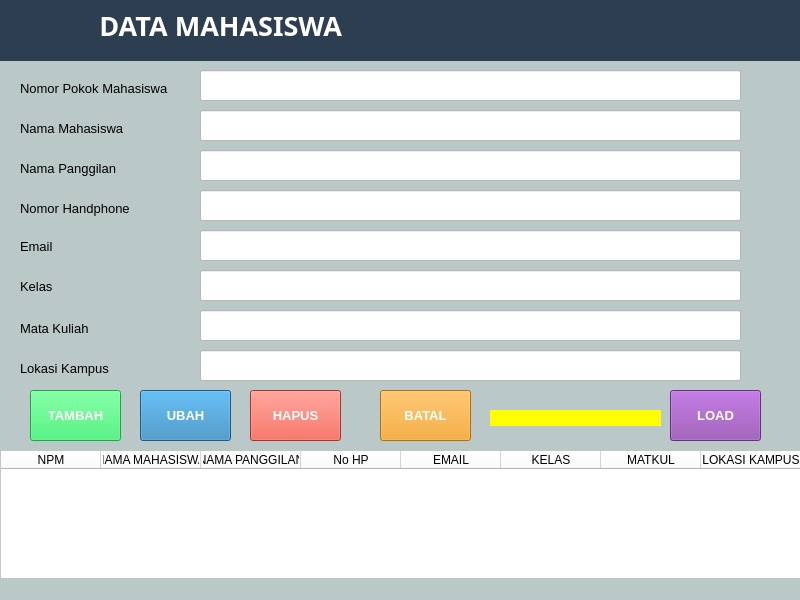
<?xml version="1.0" encoding="UTF-8"?>
<ui version="4.0">
 <class>MainWindow</class>
 <widget class="QMainWindow" name="MainWindow">
  <property name="geometry">
   <rect>
    <x>0</x>
    <y>0</y>
    <width>800</width>
    <height>600</height>
   </rect>
  </property>
  <property name="windowTitle">
   <string>MainWindow</string>
  </property>
  <property name="styleSheet">
   <string notr="true">background-color: rgb(0, 255, 255);
background-color: rgb(240, 244, 248);
background-color: rgb(187, 200, 200);</string>
  </property>
  <property name="toolButtonStyle">
   <enum>Qt::ToolButtonFollowStyle</enum>
  </property>
  <widget class="QWidget" name="centralwidget">
   <widget class="QPushButton" name="pushButton_2">
    <property name="geometry">
     <rect>
      <x>140</x>
      <y>390</y>
      <width>91</width>
      <height>51</height>
     </rect>
    </property>
    <property name="font">
     <font>
      <pointsize>10</pointsize>
      <weight>75</weight>
      <bold>true</bold>
     </font>
    </property>
    <property name="styleSheet">
     <string notr="true">background-color: rgb(255, 170, 127);
background-color: rgb(41, 128, 185);
color: rgb(255, 255, 255);</string>
    </property>
    <property name="text">
     <string>UBAH</string>
    </property>
    <property name="icon">
     <iconset>
      <normaloff>../../../Downloads/1486505375-edit-pen-change-option-pencil-write_81422.png</normaloff>../../../Downloads/1486505375-edit-pen-change-option-pencil-write_81422.png</iconset>
    </property>
   </widget>
   <widget class="QLineEdit" name="lineEdit_7">
    <property name="geometry">
     <rect>
      <x>200</x>
      <y>310</y>
      <width>541</width>
      <height>31</height>
     </rect>
    </property>
    <property name="styleSheet">
     <string notr="true">background-color: rgb(255, 255, 255);</string>
    </property>
   </widget>
   <widget class="QLabel" name="label_4">
    <property name="geometry">
     <rect>
      <x>20</x>
      <y>200</y>
      <width>121</width>
      <height>16</height>
     </rect>
    </property>
    <property name="font">
     <font>
      <family>MS Shell Dlg 2</family>
      <pointsize>10</pointsize>
     </font>
    </property>
    <property name="text">
     <string>Nomor Handphone</string>
    </property>
   </widget>
   <widget class="QLabel" name="label_6">
    <property name="geometry">
     <rect>
      <x>20</x>
      <y>280</y>
      <width>47</width>
      <height>13</height>
     </rect>
    </property>
    <property name="font">
     <font>
      <family>MS Shell Dlg 2</family>
      <pointsize>10</pointsize>
     </font>
    </property>
    <property name="text">
     <string>Kelas</string>
    </property>
   </widget>
   <widget class="QLineEdit" name="lineEdit_2">
    <property name="geometry">
     <rect>
      <x>200</x>
      <y>110</y>
      <width>541</width>
      <height>31</height>
     </rect>
    </property>
    <property name="styleSheet">
     <string notr="true">background-color: rgb(255, 255, 255);</string>
    </property>
   </widget>
   <widget class="QLineEdit" name="lineEdit_8">
    <property name="geometry">
     <rect>
      <x>200</x>
      <y>350</y>
      <width>541</width>
      <height>31</height>
     </rect>
    </property>
    <property name="styleSheet">
     <string notr="true">background-color: rgb(255, 255, 255);</string>
    </property>
   </widget>
   <widget class="QLabel" name="label">
    <property name="geometry">
     <rect>
      <x>20</x>
      <y>80</y>
      <width>151</width>
      <height>16</height>
     </rect>
    </property>
    <property name="font">
     <font>
      <family>MS Shell Dlg 2</family>
      <pointsize>10</pointsize>
     </font>
    </property>
    <property name="text">
     <string>Nomor Pokok Mahasiswa     :</string>
    </property>
   </widget>
   <widget class="QTableWidget" name="tableWidget">
    <property name="geometry">
     <rect>
      <x>0</x>
      <y>450</y>
      <width>801</width>
      <height>311</height>
     </rect>
    </property>
    <property name="styleSheet">
     <string notr="true">background-color: rgb(255, 255, 255);</string>
    </property>
    <column>
     <property name="text">
      <string>NPM</string>
     </property>
    </column>
    <column>
     <property name="text">
      <string>NAMA MAHASISWA</string>
     </property>
    </column>
    <column>
     <property name="text">
      <string>NAMA PANGGILAN</string>
     </property>
    </column>
    <column>
     <property name="text">
      <string>No HP</string>
     </property>
    </column>
    <column>
     <property name="text">
      <string>EMAIL</string>
     </property>
    </column>
    <column>
     <property name="text">
      <string>KELAS</string>
     </property>
    </column>
    <column>
     <property name="text">
      <string>MATKUL</string>
     </property>
    </column>
    <column>
     <property name="text">
      <string>LOKASI KAMPUS</string>
     </property>
    </column>
   </widget>
   <widget class="QLineEdit" name="lineEdit_5">
    <property name="geometry">
     <rect>
      <x>200</x>
      <y>230</y>
      <width>541</width>
      <height>31</height>
     </rect>
    </property>
    <property name="styleSheet">
     <string notr="true">background-color: rgb(255, 255, 255);</string>
    </property>
   </widget>
   <widget class="QPushButton" name="pushButton_3">
    <property name="geometry">
     <rect>
      <x>380</x>
      <y>390</y>
      <width>91</width>
      <height>51</height>
     </rect>
    </property>
    <property name="font">
     <font>
      <pointsize>10</pointsize>
      <weight>75</weight>
      <bold>true</bold>
     </font>
    </property>
    <property name="styleSheet">
     <string notr="true">background-color: rgb(255, 170, 127);
color: rgb(255, 255, 255);
background-color: rgb(243, 156, 18);</string>
    </property>
    <property name="text">
     <string>BATAL</string>
    </property>
    <property name="icon">
     <iconset>
      <normaloff>../../../Downloads/cancel_stop_exit_1583.png</normaloff>../../../Downloads/cancel_stop_exit_1583.png</iconset>
    </property>
   </widget>
   <widget class="QLineEdit" name="lineEdit_6">
    <property name="geometry">
     <rect>
      <x>200</x>
      <y>270</y>
      <width>541</width>
      <height>31</height>
     </rect>
    </property>
    <property name="styleSheet">
     <string notr="true">background-color: rgb(255, 255, 255);</string>
    </property>
   </widget>
   <widget class="QPushButton" name="pushButton">
    <property name="geometry">
     <rect>
      <x>30</x>
      <y>390</y>
      <width>91</width>
      <height>51</height>
     </rect>
    </property>
    <property name="font">
     <font>
      <pointsize>10</pointsize>
      <weight>75</weight>
      <bold>true</bold>
     </font>
    </property>
    <property name="styleSheet">
     <string notr="true">background-color: rgb(255, 170, 127);
background-color: rgb(39, 234, 96);
color: rgb(255, 255, 255);</string>
    </property>
    <property name="text">
     <string>TAMBAH</string>
    </property>
    <property name="icon">
     <iconset>
      <normaloff>../../../Downloads/Plus_36851.png</normaloff>../../../Downloads/Plus_36851.png</iconset>
    </property>
   </widget>
   <widget class="QLabel" name="label_9">
    <property name="geometry">
     <rect>
      <x>20</x>
      <y>360</y>
      <width>101</width>
      <height>16</height>
     </rect>
    </property>
    <property name="font">
     <font>
      <family>MS Shell Dlg 2</family>
      <pointsize>10</pointsize>
     </font>
    </property>
    <property name="text">
     <string>Lokasi Kampus</string>
    </property>
   </widget>
   <widget class="QLabel" name="label_8">
    <property name="geometry">
     <rect>
      <x>490</x>
      <y>410</y>
      <width>171</width>
      <height>16</height>
     </rect>
    </property>
    <property name="font">
     <font>
      <pointsize>12</pointsize>
      <weight>75</weight>
      <bold>true</bold>
     </font>
    </property>
    <property name="styleSheet">
     <string notr="true">background-color: rgb(255, 255, 0);</string>
    </property>
    <property name="text">
     <string/>
    </property>
   </widget>
   <widget class="QLabel" name="label_10">
    <property name="geometry">
     <rect>
      <x>-20</x>
      <y>-10</y>
      <width>841</width>
      <height>71</height>
     </rect>
    </property>
    <property name="font">
     <font>
      <family>Monoid</family>
      <pointsize>20</pointsize>
      <weight>75</weight>
      <bold>true</bold>
     </font>
    </property>
    <property name="styleSheet">
     <string notr="true">background-color: rgb(77, 77, 77);
color: rgb(255, 255, 255);
background-color: rgb(44, 62, 80);</string>
    </property>
    <property name="text">
     <string>                 DATA MAHASISWA</string>
    </property>
   </widget>
   <widget class="QLabel" name="label_3">
    <property name="geometry">
     <rect>
      <x>20</x>
      <y>160</y>
      <width>121</width>
      <height>16</height>
     </rect>
    </property>
    <property name="font">
     <font>
      <family>MS Shell Dlg 2</family>
      <pointsize>10</pointsize>
     </font>
    </property>
    <property name="text">
     <string>Nama Panggilan</string>
    </property>
   </widget>
   <widget class="QLabel" name="label_2">
    <property name="geometry">
     <rect>
      <x>20</x>
      <y>120</y>
      <width>121</width>
      <height>16</height>
     </rect>
    </property>
    <property name="font">
     <font>
      <family>MS Shell Dlg 2</family>
      <pointsize>10</pointsize>
     </font>
    </property>
    <property name="text">
     <string>Nama Mahasiswa</string>
    </property>
   </widget>
   <widget class="QLineEdit" name="lineEdit_3">
    <property name="geometry">
     <rect>
      <x>200</x>
      <y>150</y>
      <width>541</width>
      <height>31</height>
     </rect>
    </property>
    <property name="styleSheet">
     <string notr="true">background-color: rgb(255, 255, 255);</string>
    </property>
   </widget>
   <widget class="QPushButton" name="pushButton_4">
    <property name="geometry">
     <rect>
      <x>250</x>
      <y>390</y>
      <width>91</width>
      <height>51</height>
     </rect>
    </property>
    <property name="font">
     <font>
      <pointsize>10</pointsize>
      <weight>75</weight>
      <bold>true</bold>
     </font>
    </property>
    <property name="styleSheet">
     <string notr="true">background-color: rgb(255, 170, 127);
background-color: rgb(231, 76, 60);
color: rgb(255, 255, 255);</string>
    </property>
    <property name="text">
     <string>HAPUS</string>
    </property>
    <property name="icon">
     <iconset>
      <normaloff>../../../Downloads/seo-social-web-network-internet_262_icon-icons.com_61518.png</normaloff>../../../Downloads/seo-social-web-network-internet_262_icon-icons.com_61518.png</iconset>
    </property>
   </widget>
   <widget class="QLabel" name="label_5">
    <property name="geometry">
     <rect>
      <x>20</x>
      <y>240</y>
      <width>47</width>
      <height>13</height>
     </rect>
    </property>
    <property name="font">
     <font>
      <family>MS Shell Dlg 2</family>
      <pointsize>10</pointsize>
     </font>
    </property>
    <property name="text">
     <string>Email</string>
    </property>
   </widget>
   <widget class="QLabel" name="label_7">
    <property name="geometry">
     <rect>
      <x>20</x>
      <y>320</y>
      <width>101</width>
      <height>16</height>
     </rect>
    </property>
    <property name="font">
     <font>
      <family>MS Shell Dlg 2</family>
      <pointsize>10</pointsize>
     </font>
    </property>
    <property name="text">
     <string>Mata Kuliah</string>
    </property>
   </widget>
   <widget class="QLineEdit" name="lineEdit">
    <property name="geometry">
     <rect>
      <x>200</x>
      <y>70</y>
      <width>541</width>
      <height>31</height>
     </rect>
    </property>
    <property name="styleSheet">
     <string notr="true">background-color: rgb(255, 255, 255);</string>
    </property>
   </widget>
   <widget class="QLineEdit" name="lineEdit_4">
    <property name="geometry">
     <rect>
      <x>200</x>
      <y>190</y>
      <width>541</width>
      <height>31</height>
     </rect>
    </property>
    <property name="styleSheet">
     <string notr="true">background-color: rgb(255, 255, 255);</string>
    </property>
   </widget>
   <widget class="QPushButton" name="pushButton_5">
    <property name="geometry">
     <rect>
      <x>670</x>
      <y>390</y>
      <width>91</width>
      <height>51</height>
     </rect>
    </property>
    <property name="font">
     <font>
      <pointsize>10</pointsize>
      <weight>75</weight>
      <bold>true</bold>
     </font>
    </property>
    <property name="styleSheet">
     <string notr="true">background-color: rgb(255, 170, 0);
color: rgb(255, 255, 255);
background-color: rgb(142, 68, 173);</string>
    </property>
    <property name="text">
     <string>LOAD</string>
    </property>
    <property name="icon">
     <iconset>
      <normaloff>../../../Downloads/application_software_office_loadcenter_charged_1856.png</normaloff>../../../Downloads/application_software_office_loadcenter_charged_1856.png</iconset>
    </property>
   </widget>
  </widget>
  <widget class="QMenuBar" name="menubar">
   <property name="geometry">
    <rect>
     <x>0</x>
     <y>0</y>
     <width>800</width>
     <height>21</height>
    </rect>
   </property>
  </widget>
  <widget class="QStatusBar" name="statusbar"/>
 </widget>
 <resources/>
 <connections/>
</ui>
